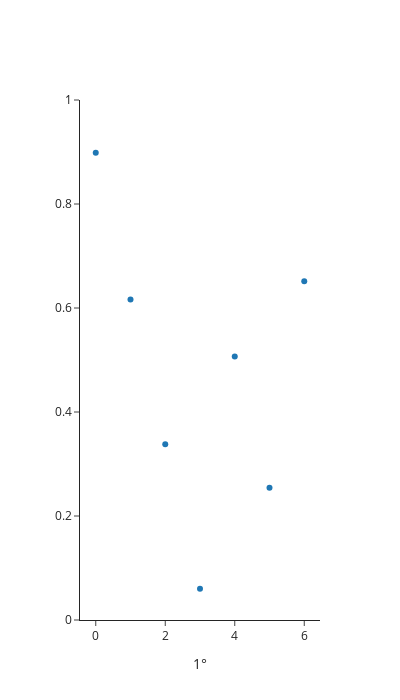

Write notebook code for a chart like this one.
### Code cell
threshold_1 = [precision_sub_1[1], precision_sub_2[1], precision_sub_3[1],precision[1], precision_sub_5[1], precision_sub_7[1], precision_sub_11[1]]
fig = go.Figure(data=go.Scatter(y = threshold_1, mode='markers'))
fig.update_xaxes(title_text="1°")
fig.update_yaxes(range = [0,1])
   


fig.update_layout(
    showlegend=False,
    height=700,
    width=400,  
    template="simple_white"
    
)


fig.show()

### Figure 1 — Plotly figure (JSON) as saved in the notebook; plotly's stock layout.template omitted (floating-point values rounded to 4 significant figures)
{"data": [{"mode": "markers", "type": "scatter", "y": [0.8984, 0.6162, 0.3379, 0.06011, 0.5066, 0.2542, 0.6516]}], "layout": {"height": 700, "showlegend": false, "width": 400, "xaxis": {"title": {"text": "1°"}}, "yaxis": {"range": [0, 1]}}}
